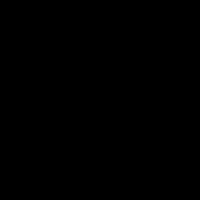
Frame 1 (no input)
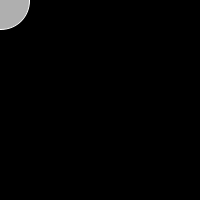
Frame 60 (the mouse pressed at the canvas centre just before this capture)
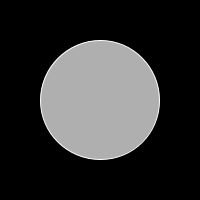
Frame 120 (the mouse held since frame 60 and released just before this capture)

The Processing sketch that drew these frames (run headless with seeded random() and noise(); from frame 60 on, the mouse is pressed at the canvas centre):

// Processing sketch: Exercise_4__3
// ── Exercise_4__3.pde
// Write code so that the circle grows in size as you move the mouse
int circleSize = 0;

int circleX = 100;

int circleY = 100;

void setup() {
  size(200, 200);
}

void draw() {
  
  background(0);
  stroke(255);
  fill(175);

  // Code to have the circle grow in size from the middle of the window

  //ellipse(circleX, circleY, circleSize, circleSize);

  //circleSize = circleSize + 1;

  // Code to have the circle grow as you move the mouse

  ellipse(mouseX, mouseY, circleSize, circleSize);

  circleSize = circleSize + 1;
  
}
